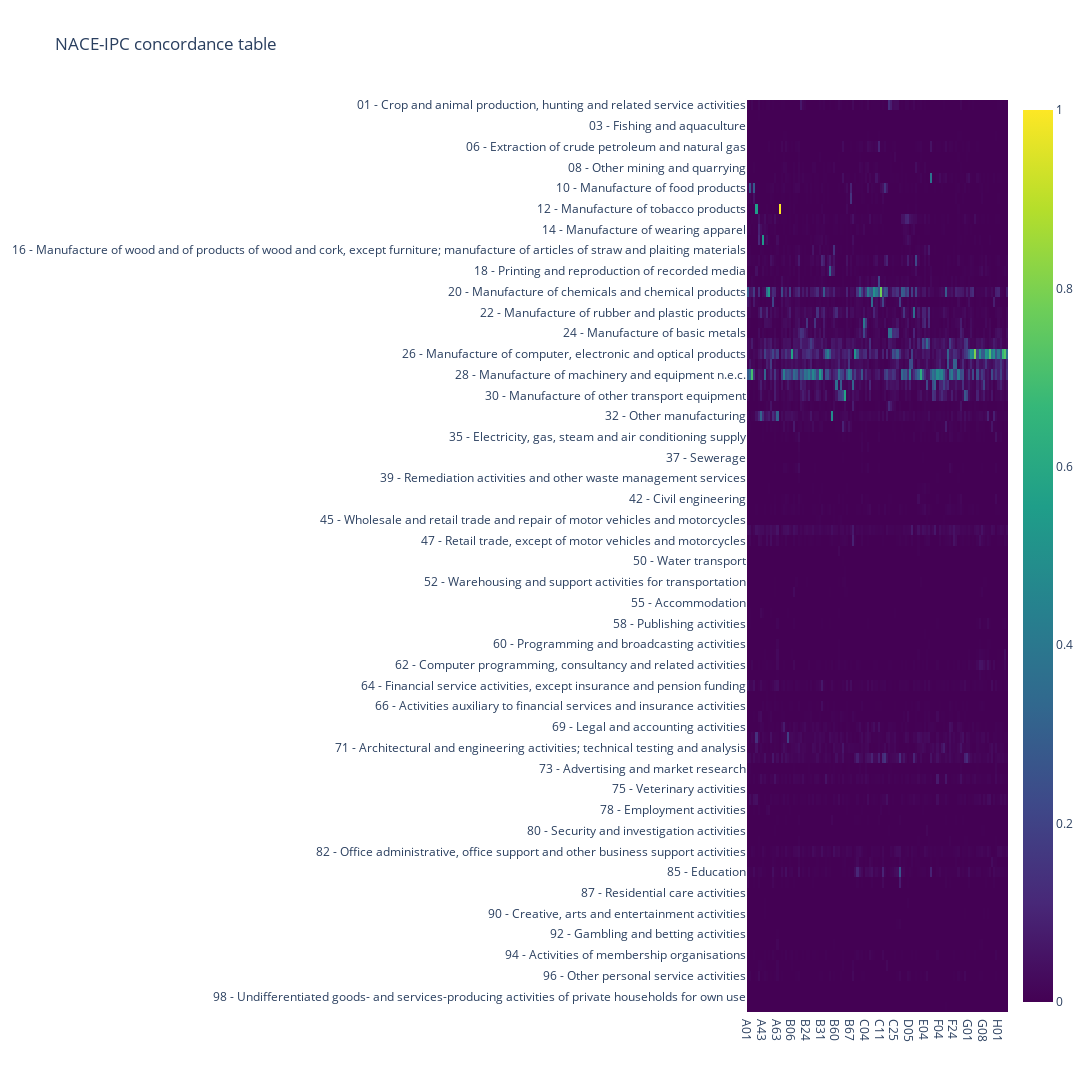

Notebook code for this chart:
### Code cell
import numpy as np
# Visualize NACE-IPC concordance table using plotly heatmap
def visualize_nace_ipc(nace_ipc_df):
    import plotly.graph_objects as go
    
    
    fig = go.Figure(data=go.Heatmap(
                   z=nace_ipc_df.values,
                   x=nace_ipc_df.columns,
                   y=[ code_label_mapping[str(i)] for i in nace_ipc_df.index],
                   colorscale='Viridis'))
    fig['layout']['yaxis']['autorange'] = "reversed"
    
    
    fig.update_layout( height=nace_ipc_df.shape[0]*17, width=2800,  title_text='NACE-IPC concordance table')
    return fig
    
fig = visualize_nace_ipc(np.power(nace_ipc_df, 1))#0.25))
#cs_py.plot(fig, filename = 'nace_ipc_heatmap', auto_open=False)
fig

### Figure 1 — Plotly figure (JSON) as saved in the notebook; plotly's stock layout.template omitted (floating-point values rounded to 4 significant figures; data arrays with more than 128 entries replaced by an {"elided": "..."} marker saying what was removed)
{"data": [{"colorscale": [[0, "#440154"], [0.1111, "#482878"], [0.2222, "#3e4989"], [0.3333, "#31688e"], [0.4444, "#26828e"], [0.5556, "#1f9e89"], [0.6667, "#35b779"], [0.7778, "#6ece58"], [0.8889, "#b5de2b"], [1, "#fde725"]], "type": "heatmap", "x": ["A01", "A21", "A22", "A23", "A24", "A41", "A42", "A43", "A44", "A45", "A46", "A47", "A61", "A62", "A63", "A99", "B01", "B02", "B03", "B04", "B05", "B06", "B07", "B08", "B09", "B21", "B22", "B23", "B24", "B25", "B26", "B27", "B28", "B29", "B30", "B31", "B32", "B33", "B41", "B42", "B43", "B44", "B60", "B61", "B62", "B63", "B64", "B65", "B66", "B67", "B68", "B81", "B82", "C01", "C02", "C03", "C04", "C05", "C06", "C07", "C08", "C09", "C10", "C11", "C12", "C13", "C14", "C21", "C22", "C23", "C25", "C30", "C40", "D01", "D02", "D03", "D04", "D05", "D06", "D07", "D21", "E01", "E02", "E03", "E04", "E05", "E06", "E21", "F01", "F02", "F03", "F04", "F15", "F16", "F17", "F21", "F22", "F23", "F24", "F25", "F26", "F27", "F28", "F41", "F42", "G01", "G02", "G03", "G04", "G05", "G06", "G07", "G08", "G09", "G10", "G11", "G12", "G16", "G21", "H01", "H02", "H03", "H04", "H05"], "y": ["01 - Crop and animal production, hunting and related service activities", "02 - Forestry and logging", "03 - Fishing and aquaculture", "05 - Mining of coal and lignite", "06 - Extraction of crude petroleum and natural gas", "07 - Mining of metal ores", "08 - Other mining and quarrying", "09 - Mining support service activities", "10 - Manufacture of food products", "11 - Manufacture of beverages", "12 - Manufacture of tobacco products", "13 - Manufacture of textiles", "14 - Manufacture of wearing apparel", "15 - Manufacture of leather and related products", "16 - Manufacture of wood and of products of wood and cork, except furniture; manufacture of articles of straw and plaiting materials", "17 - Manufacture of paper and paper products", "18 - Printing and reproduction of recorded media", "19 - Manufacture of coke and refined petroleum products", "20 - Manufacture of chemicals and chemical products", "21 - Manufacture of basic pharmaceutical products and pharmaceutical preparations", "22 - Manufacture of rubber and plastic products", "23 - Manufacture of other non-metallic mineral products", "24 - Manufacture of basic metals", "25 - Manufacture of fabricated metal products, except machinery and equipment", "26 - Manufacture of computer, electronic and optical products", "27 - Manufacture of electrical equipment", "28 - Manufacture of machinery and equipment n.e.c.", "29 - Manufacture of motor vehicles, trailers and semi-trailers", "30 - Manufacture of other transport equipment", "31 - Manufacture of furniture", "32 - Other manufacturing", "33 - Repair and installation of machinery and equipment", "35 - Electricity, gas, steam and air conditioning supply", "36 - Water collection, treatment and supply", "37 - Sewerage", "38 - Waste collection, treatment and disposal activities; materials recovery", "39 - Remediation activities and other waste management services", "41 - Construction of buildings", "42 - Civil engineering", "43 - Specialised construction activities", "45 - Wholesale and retail trade and repair of motor vehicles and motorcycles", "46 - Wholesale trade, except of motor vehicles and motorcycles", "47 - Retail trade, except of motor vehicles and motorcycles", "49 - Land transport and transport via pipelines", "50 - Water transport", "51 - Air transport", "52 - Warehousing and support activities for transportation", "53 - Postal and courier activities", "55 - Accommodation", "56 - Food and beverage service activities", "58 - Publishing activities", "59 - Motion picture, video and television programme production, sound recording and music publishing activities", "60 - Programming and broadcasting activities", "61 - Telecommunications", "62 - Computer programming, consultancy and related activities", "63 - Information service activities", "64 - Financial service activities, except insurance and pension funding", "65 - Insurance, reinsurance and pension funding, except compulsory social security", "66 - Activities auxiliary to financial services and insurance activities", "68 - Real estate activities", "69 - Legal and accounting activities", "70 - Activities of head offices; management consultancy activities", "71 - Architectural and engineering activities; technical testing and analysis", "72 - Scientific research and development", "73 - Advertising and market research", "74 - Other professional, scientific and technical activities", "75 - Veterinary activities", "77 - Rental and leasing activities", "78 - Employment activities", "79 - Travel agency, tour operator and other reservation service and related activities", "80 - Security and investigation activities", "81 - Services to buildings and landscape activities", "82 - Office administrative, office support and other business support activities", "84 - Public administration and defence; compulsory social security", "85 - Education", "86 - Human health activities", "87 - Residential care activities", "88 - Social work activities without accommodation", "90 - Creative, arts and entertainment activities", "91 - Libraries, archives, museums and other cultural activities", "92 - Gambling and betting activities", "93 - Sports activities and amusement and recreation activities", "94 - Activities of membership organisations", "95 - Repair of computers and personal and household goods", "96 - Other personal service activities", "97 - Activities of households as employers of domestic personnel", "98 - Undifferentiated goods- and services-producing activities of private households for own use", "99 - Activities of extraterritorial organisations and bodies"], "z": {"elided": "88x124 float values"}}], "layout": {"height": 1496, "title": {"text": "NACE-IPC concordance table"}, "width": 2800, "yaxis": {"autorange": "reversed"}}}
